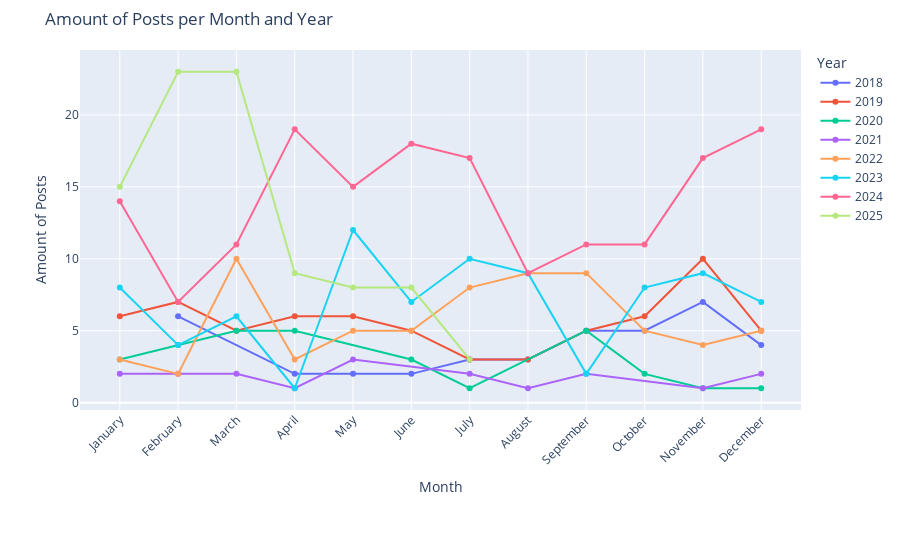

Notebook source saved alongside this figure:
### Markdown cell above
#### Amount of Posts per Month for each year

### Code cell
posts_per_month_year = df_posts.groupby(['year', 'month_name'], observed=True).size().reset_index(name='amount_posts')

posts_per_month_year['month_name'] = pd.Categorical(posts_per_month_year['month_name'], categories=ordered_months, ordered=True)
posts_per_month_year = posts_per_month_year.sort_values(['year', 'month_name'])

fig_post_hist = px.line(
    posts_per_month_year,
    x='month_name',
    y='amount_posts',
    color='year',
    markers=True,
    title='Amount of Posts per Month and Year',
    labels={'month_name': 'Month', 'amount_posts': 'Amount of Posts', 'year': 'Year'}
)

fig_post_hist.update_layout(
    xaxis_title='Month',
    yaxis_title='Amount of Posts',
    xaxis_tickangle=-45,
    margin=dict(t=50, b=150),
    xaxis=dict(categoryorder='array', categoryarray=ordered_months)
)

fig_post_hist.show()

### Figure 1 — Plotly figure (JSON) as saved in the notebook; plotly's stock layout.template omitted (floating-point values rounded to 4 significant figures)
{"data": [{"hovertemplate": "Year=2018<br>Month=%{x}<br>Amount of Posts=%{y}<extra></extra>", "legendgroup": "2018", "line": {"color": "#636efa", "dash": "solid"}, "marker": {"symbol": "circle"}, "mode": "lines+markers", "name": "2018", "orientation": "v", "showlegend": true, "type": "scatter", "x": ["February", "April", "May", "June", "July", "August", "September", "October", "November", "December"], "xaxis": "x", "y": [6, 2, 2, 2, 3, 3, 5, 5, 7, 4], "yaxis": "y"}, {"hovertemplate": "Year=2019<br>Month=%{x}<br>Amount of Posts=%{y}<extra></extra>", "legendgroup": "2019", "line": {"color": "#EF553B", "dash": "solid"}, "marker": {"symbol": "circle"}, "mode": "lines+markers", "name": "2019", "orientation": "v", "showlegend": true, "type": "scatter", "x": ["January", "February", "March", "April", "May", "June", "July", "August", "September", "October", "November", "December"], "xaxis": "x", "y": [6, 7, 5, 6, 6, 5, 3, 3, 5, 6, 10, 5], "yaxis": "y"}, {"hovertemplate": "Year=2020<br>Month=%{x}<br>Amount of Posts=%{y}<extra></extra>", "legendgroup": "2020", "line": {"color": "#00cc96", "dash": "solid"}, "marker": {"symbol": "circle"}, "mode": "lines+markers", "name": "2020", "orientation": "v", "showlegend": true, "type": "scatter", "x": ["January", "February", "March", "April", "June", "July", "September", "October", "November", "December"], "xaxis": "x", "y": [3, 4, 5, 5, 3, 1, 5, 2, 1, 1], "yaxis": "y"}, {"hovertemplate": "Year=2021<br>Month=%{x}<br>Amount of Posts=%{y}<extra></extra>", "legendgroup": "2021", "line": {"color": "#ab63fa", "dash": "solid"}, "marker": {"symbol": "circle"}, "mode": "lines+markers", "name": "2021", "orientation": "v", "showlegend": true, "type": "scatter", "x": ["January", "February", "March", "April", "May", "July", "August", "September", "November", "December"], "xaxis": "x", "y": [2, 2, 2, 1, 3, 2, 1, 2, 1, 2], "yaxis": "y"}, {"hovertemplate": "Year=2022<br>Month=%{x}<br>Amount of Posts=%{y}<extra></extra>", "legendgroup": "2022", "line": {"color": "#FFA15A", "dash": "solid"}, "marker": {"symbol": "circle"}, "mode": "lines+markers", "name": "2022", "orientation": "v", "showlegend": true, "type": "scatter", "x": ["January", "February", "March", "April", "May", "June", "July", "August", "September", "October", "November", "December"], "xaxis": "x", "y": [3, 2, 10, 3, 5, 5, 8, 9, 9, 5, 4, 5], "yaxis": "y"}, {"hovertemplate": "Year=2023<br>Month=%{x}<br>Amount of Posts=%{y}<extra></extra>", "legendgroup": "2023", "line": {"color": "#19d3f3", "dash": "solid"}, "marker": {"symbol": "circle"}, "mode": "lines+markers", "name": "2023", "orientation": "v", "showlegend": true, "type": "scatter", "x": ["January", "February", "March", "April", "May", "June", "July", "August", "September", "October", "November", "December"], "xaxis": "x", "y": [8, 4, 6, 1, 12, 7, 10, 9, 2, 8, 9, 7], "yaxis": "y"}, {"hovertemplate": "Year=2024<br>Month=%{x}<br>Amount of Posts=%{y}<extra></extra>", "legendgroup": "2024", "line": {"color": "#FF6692", "dash": "solid"}, "marker": {"symbol": "circle"}, "mode": "lines+markers", "name": "2024", "orientation": "v", "showlegend": true, "type": "scatter", "x": ["January", "February", "March", "April", "May", "June", "July", "August", "September", "October", "November", "December"], "xaxis": "x", "y": [14, 7, 11, 19, 15, 18, 17, 9, 11, 11, 17, 19], "yaxis": "y"}, {"hovertemplate": "Year=2025<br>Month=%{x}<br>Amount of Posts=%{y}<extra></extra>", "legendgroup": "2025", "line": {"color": "#B6E880", "dash": "solid"}, "marker": {"symbol": "circle"}, "mode": "lines+markers", "name": "2025", "orientation": "v", "showlegend": true, "type": "scatter", "x": ["January", "February", "March", "April", "May", "June", "July"], "xaxis": "x", "y": [15, 23, 23, 9, 8, 8, 3], "yaxis": "y"}], "layout": {"legend": {"title": {"text": "Year"}, "tracegroupgap": 0}, "margin": {"b": 150, "t": 50}, "title": {"text": "Amount of Posts per Month and Year"}, "xaxis": {"anchor": "y", "categoryarray": ["January", "February", "March", "April", "May", "June", "July", "August", "September", "October", "November", "December"], "categoryorder": "array", "domain": [0, 1], "tickangle": -45, "title": {"text": "Month"}}, "yaxis": {"anchor": "x", "domain": [0, 1], "title": {"text": "Amount of Posts"}}}}
